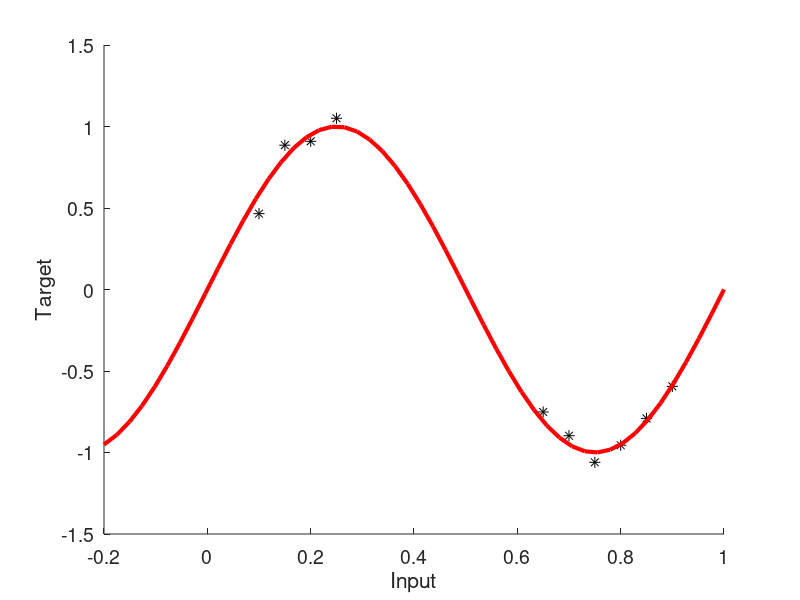

The MATLAB script that drew this image: (Note: this script raises an error after producing the figure.)
% Demonstrate simple 1-D regression problem with a Gaussian process model
%
% Train GP model with two different kernel functions (RBF and Matern) on a
% tiny dataset, plot prediction plus error bars

randn('state', 0);
% Two clusters of points with some space in between
x = [0.1 0.15 0.2 0.25  0.65 0.7 0.75 0.8 0.85 0.9];
ndata = length(x);
t = sin(2*pi*x) + 0.1*randn([1 ndata]);
xtest = linspace(-0.2, 1, 50);
lineOpt = {'LineWidth', 3};

fh1 = figure;
clf;
set(gca, 'FontSize', 14);
hold on
plot(x, t, '*k', 'MarkerSize', 8);
xlabel('Input')
ylabel('Target')
plot(xtest, sin(2*pi*xtest), 'r-', lineOpt{:});

% Standard GP model with RBF kernel
net = train_GaussProc(x, t);
% Also retrieve the predictive variances
[ytest, yvar] = apply_GaussProc(net, xtest);
sig = sqrt(yvar);

plot(xtest, ytest, '-m', lineOpt{:});
plot(xtest, ytest+(2*sig), ':m', 'LineWidth', 2);
plot(xtest, ytest-(2*sig), ':m', 'LineWidth', 2);
axis([-0.2 1 -1.5 1.5]);
title('Prediction of a GP model with RBF kernel')
legend('Training data', 'True function', 'GP prediction', 'Error bars (2std)');
hold off

opt = [];
% Now also output the progress of evidence maximization
opt.optimizer = {'opt_BFGS', 'verbosity', 2, 'checkGradient', 1};
% Use a Matern kernel with fixed degree of smoothness
opt.kernel = {'matern', 'smoothness', 1};
opt.clamped = {'smoothness'};
net = train_GaussProc(x, t, opt);
[ytest, yvar] = apply_GaussProc(net, xtest);
sig = sqrt(yvar);

fh1 = figure;
clf;
set(gca, 'FontSize', 14);
hold on
plot(x, t, '*k', 'MarkerSize', 8);
xlabel('Input')
ylabel('Target')
plot(xtest, sin(2*pi*xtest), 'r-', lineOpt{:});
plot(xtest, ytest, '-m', lineOpt{:});
plot(xtest, ytest+(2*sig), ':m', 'LineWidth', 2);
plot(xtest, ytest-(2*sig), ':m', 'LineWidth', 2);
axis([-0.2 1 -1.5 1.5]);
title('Prediction of a GP model with Matern kernel')
legend('Training data', 'True function', 'GP prediction', 'Error bars (2std)');
hold off

